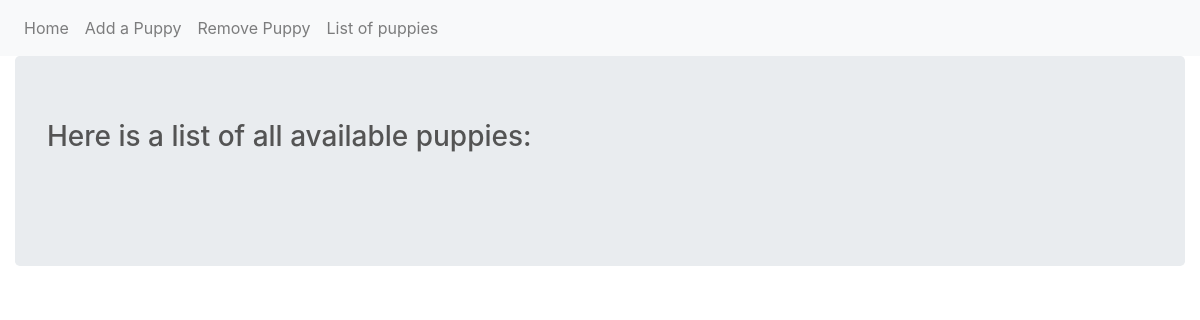
/list, run on an earlier commit of the app's database.
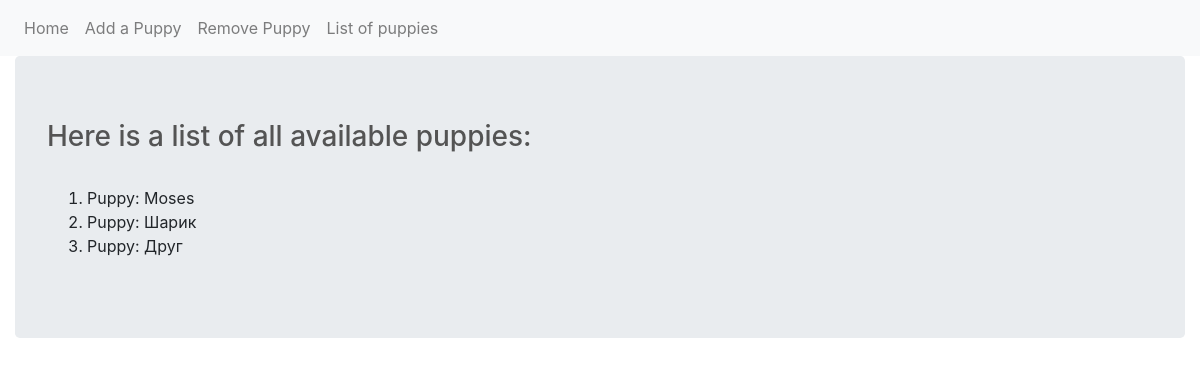
And on a later commit of the database.
### adoption_site.py (models this page shows, shortened)
class Puppy(db.Model):
    __tablename__ = 'puppies'
    id = db.Column(db.Integer, primary_key=True)
    name = db.Column(db.Text)
    def __repr__(self):
        return f"Puppy: {self.name}"

### adoption_site.py (the view)
@app.route('/list')
def list_pup():
    puppies = Puppy.query.all()
    return render_template('list.html', puppies=puppies)

### templates/list.html (shortened to what this page needs)
{% extends "base.html" %}
{% set active_page="List of Puppies" %}
{% block content %}
<div class="container-fluid mx-auto">
  <div class="jumbotron">
    <h3 style="color: #545454">Here is a list of all available puppies: </h3><br>
    <ol>
      {% for pup in puppies%}
      <li>{{ pup }}</li>
      {% endfor %}
    </ol>
  </div>
</div>
{% endblock content %}

### templates/base.html (shortened to what this page needs)
<!DOCTYPE html>
<html lang="en" dir="ltr">
  <head>
    <link rel="stylesheet" href="https://stackpath.bootstrapcdn.com/bootstrap/4.1.3/css/bootstrap.min.css">
  </head>
  <body>
    <nav class="navbar navbar-expand-lg navbar-light bg-light">
      <div class="collapse navbar-collapse" id="navbar1">
        <div class="navbar-nav">
          {% set navitemid = ['Home', 'Add a Puppy', 'Remove Puppy', 'List of Puppies'] %}
          {% set a='class="nav-item nav-link active"' %}
          {% set na='class="nav-item nav-link"' %}
          <a class="nav-item nav-link" href="{{ url_for('home') }}">Home</a>
          <a class="nav-item nav-link" href="{{ url_for('add_pup') }}">Add a Puppy</a>
          <a class="nav-item nav-link" href="{{ url_for('del_pup') }}">Remove Puppy</a>
          <a class="nav-item nav-link" href="{{ url_for('list_pup') }}">List of puppies</a>
        </div>
      </div>
    </nav>
    {% block content %}
    {% endblock content %}
  </body>
</html>

What changed in the data, as far as the page shows it:
added Puppy: name "Puppy: Moses"
added Puppy: name "Puppy: Шарик"
added Puppy: name "Puppy: Друг"
